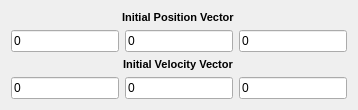
                 <widget class="QWidget" name="page">
                  <layout class="QVBoxLayout" name="verticalLayout_2">
                   <item alignment="Qt::AlignHCenter">
                    <widget class="QLabel" name="label_56">
                     <property name="font">
                      <font>
                       <pointsize>8</pointsize>
                       <weight>75</weight>
                       <bold>true</bold>
                      </font>
                     </property>
                     <property name="text">
                      <string>Initial Position Vector</string>
                     </property>
                    </widget>
                   </item>
                   <item>
                    <layout class="QHBoxLayout" name="horizontalLayout_9">
                     <item>
                      <widget class="QLineEdit" name="orbitInitP1Edit">
                       <property name="text">
                        <string>0</string>
                       </property>
                      </widget>
                     </item>
                     <item>
                      <widget class="QLineEdit" name="orbitInitP2Edit">
                       <property name="text">
                        <string>0</string>
                       </property>
                      </widget>
                     </item>
                     <item>
                      <widget class="QLineEdit" name="orbitInitP3Edit">
                       <property name="text">
                        <string>0</string>
                       </property>
                      </widget>
                     </item>
                    </layout>
                   </item>
                   <item alignment="Qt::AlignHCenter">
                    <widget class="QLabel" name="label_57">
                     <property name="font">
                      <font>
                       <pointsize>8</pointsize>
                       <weight>75</weight>
                       <bold>true</bold>
                      </font>
                     </property>
                     <property name="text">
                      <string>Initial Velocity Vector</string>
                     </property>
                    </widget>
                   </item>
                   <item>
                    <layout class="QHBoxLayout" name="horizontalLayout_15">
                     <item>
                      <widget class="QLineEdit" name="orbitInitV1Edit">
                       <property name="text">
                        <string>0</string>
                       </property>
                      </widget>
                     </item>
                     <item>
                      <widget class="QLineEdit" name="orbitInitV2Edit">
                       <property name="text">
                        <string>0</string>
                       </property>
                      </widget>
                     </item>
                     <item>
                      <widget class="QLineEdit" name="orbitInitV3Edit">
                       <property name="text">
                        <string>0</string>
                       </property>
                      </widget>
                     </item>
                    </layout>
                   </item>
                  </layout>
                 </widget>
